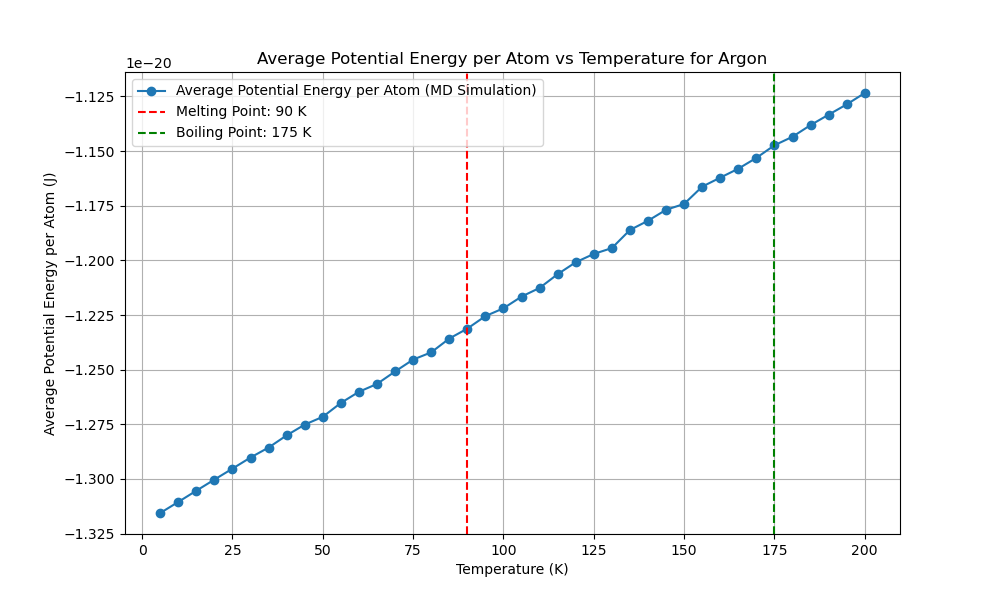

Reproduce this figure in Python.
import numpy as np
import matplotlib.pyplot as plt
from scipy.optimize import minimize
from multiprocessing import Pool
import time
from reportlab.lib.pagesizes import letter
from reportlab.pdfgen import canvas
from tqdm import tqdm
from numba import njit, prange
import logging
import os

# Get the directory of the current script
script_dir = os.path.dirname(os.path.abspath(__file__))
script_base_name = os.path.splitext(os.path.basename(__file__))[0]

# Set up logging with the script's base name and directory
log_file_path = os.path.join(script_dir, f'{script_base_name}.log')
logging.basicConfig(filename=log_file_path, 
            level=logging.INFO, format='%(asctime)s:%(levelname)s:%(message)s')

EPSILON = 1.654017502e-21  
SIGMA = 3.405e-10  
MASS = 6.63e-26  
K_B = 1.38e-23 

def create_fcc_lattice(a, n):
    """Create an FCC lattice."""
    base = np.array([[0, 0, 0],
                     [0.5, 0.5, 0], [0.5, 0, 0.5], [0, 0.5, 0.5]])
    positions = np.zeros((n**3 * 4, 3))
    index = 0
    for x in range(n):
        for y in range(n):
            for z in range(n):
                offset = np.array([x, y, z])
                for b in base:
                    positions[index] = (offset + b) * a
                    index += 1
    return positions

@njit
def lennard_jones(r2):
    """Calculate the Lennard-Jones potential and force."""
    r6 = (SIGMA ** 2 / r2) ** 3
    r12 = r6 ** 2
    potential = 4 * EPSILON * (r12 - r6)
    force = 24 * EPSILON * (2 * r12 - r6) / r2
    return potential, force

@njit
def apply_pbc(position, box_length):
    """Apply periodic boundary conditions."""
    return position - box_length * np.round(position / box_length)

@njit
def custom_norm(arr, axis=1):
    """Compute the norm along a specified axis."""
    if axis == 1:
        return np.sqrt(np.sum(arr**2, axis=1))
    elif axis == 0:
        return np.sqrt(np.sum(arr**2, axis=0))
    else:
        raise ValueError("Invalid axis")

@njit(parallel=True)
def compute_forces(positions, box_length):
    """Compute forces using Lennard-Jones potential with PBC."""
    N = len(positions)
    forces = np.zeros_like(positions)
    potential_energy = 0.0

    for i in prange(N):
        for j in range(i + 1, N):
            r_vec = apply_pbc(positions[i] - positions[j], box_length)
            r2 = np.dot(r_vec, r_vec)
            if r2 < (2.5 * SIGMA) ** 2:
                potential, force = lennard_jones(r2)
                f = force * r_vec
                forces[i] += f
                forces[j] -= f
                potential_energy += potential
                
    return forces, potential_energy

@njit
def velocity_verlet_adaptive(positions,
            velocities, forces, dt, box_length, max_force_threshold=1e-13):
    """Velocity-Verlet integration with adaptive time step."""
    new_positions = positions + velocities * dt + 0.5 * forces * dt**2 / MASS
    new_positions = apply_pbc(new_positions, box_length)
    new_forces, _ = compute_forces(new_positions, box_length)
    max_force = np.max(custom_norm(new_forces, axis=1))
    
    if max_force > max_force_threshold:
        dt = max(0.9 * dt * (max_force_threshold / max_force)**0.5, 1e-16)
    
    new_velocities = velocities + 0.5 * (forces + new_forces) * dt / MASS
    return new_positions, new_velocities, new_forces, dt

@njit
def standard_verlet_adaptive(positions,
    velocities, forces, dt, box_length, max_force_threshold=1e-13):
    """Standard Verlet integration with adaptive time step."""
    new_positions = positions + velocities * dt + 0.5 * forces * dt**2 / MASS
    new_positions = apply_pbc(new_positions, box_length)
    new_forces, _ = compute_forces(new_positions, box_length)
    max_force = np.max(custom_norm(new_forces, axis=1))

    if max_force > max_force_threshold:
        dt = max(0.9 * dt * (max_force_threshold / max_force)**0.5, 1e-16)

    new_velocities = velocities + new_forces * dt / MASS
    return new_positions, new_velocities, new_forces, dt

@njit
def leapfrog_verlet_adaptive(positions,
    velocities, forces, dt, box_length, max_force_threshold=1e-13):
    """Leapfrog Verlet integration with adaptive time step."""
    half_dt = 0.5 * dt
    velocities_half = velocities + forces * half_dt / MASS
    new_positions = positions + velocities_half * dt
    new_positions = apply_pbc(new_positions, box_length)
    new_forces, _ = compute_forces(new_positions, box_length)
    max_force = np.max(custom_norm(new_forces, axis=1))

    if max_force > max_force_threshold:
        dt = max(0.9 * dt * (max_force_threshold / max_force)**0.5, 1e-16)

    new_velocities = velocities_half + new_forces * half_dt / MASS
    return new_positions, new_velocities, new_forces, dt




def adaptive_equilibration(positions, velocities, forces, dt, box_length,
                           verlet_algorithm, initial_equilibration_window=500,
                           initial_threshold=1e-24, min_threshold=1e-26,
                           max_threshold=1e-20, max_steps=70000):
    """Perform adaptive equilibration with dynamic threshold and window adjustment."""
    equilibration_steps = 0
    window_size = initial_equilibration_window
    recent_potential_energies = np.zeros(window_size)
    index = 0
    forces, _ = compute_forces(positions, box_length)
    threshold = initial_threshold
    equilibration_window = initial_equilibration_window
    
    with tqdm(total=equilibration_window, desc="Equilibration") as pbar:
        while equilibration_steps < max_steps:
            positions, velocities, forces, dt = verlet_algorithm(positions,
                velocities, forces, dt, box_length)
            _, potential_energy = compute_forces(positions, box_length)
            
            recent_potential_energies[index % window_size] = potential_energy # to Reduce Ram 
            index += 1
            
            if index >= window_size:
                mean_potential_energy = np.mean(recent_potential_energies)
                std_potential_energy = np.std(recent_potential_energies)
                logging.info(f"((len(recent_p_energies) > equiwindow)) STD: {std_potential_energy:.5e}, MEAN: {mean_potential_energy:.5e}")

                # Dynamically adjust the threshold based on the standard deviation
                if std_potential_energy > threshold:
                    threshold = min(threshold * 1.07, max_threshold)
                    new_window_size = min(int(window_size * 1.01), len(recent_potential_energies) * 1.01)
                    if new_window_size > window_size:
                        recent_potential_energies = np.resize(recent_potential_energies, new_window_size)
                        window_size = new_window_size
                    logging.info(f"((std_potential_energy > threshold)) threshold: {threshold:.5e}, MEAN: {mean_potential_energy:.5e}")
                else:
                    threshold = max(threshold * 0.9, min_threshold)
                    logging.info(f"((std_potential_energy < threshold)) threshold: {threshold:.5e}, MEAN: {mean_potential_energy:.5e}")

                if std_potential_energy < threshold and np.abs(potential_energy - mean_potential_energy) < threshold:
                    logging.info(f"Equilibration completed in {equilibration_steps} steps with dt={dt:.2e}")
                    break
                
                pbar.update(1)
            equilibration_steps += 1
            if equilibration_steps % 1000 == 0:
                logging.info(f"Step {equilibration_steps}: Potential Energy = {potential_energy:.5e}, dt = {dt:.2e}")
    
    return positions, velocities, forces, dt, equilibration_steps




def run_md_for_temperature(T, seed, verlet_algorithm,
                           dt, sampling_steps=60000):
    """Run MD simulation for a single temperature using the specified Verlet algorithm."""
    np.random.seed(seed)
    a = 5.26e-10  # Initial guess for the lattice parameter
    n = 3  # Number of unit cells in each dimension
    positions = create_fcc_lattice(a, n)
    box_length = n * a  # Length of the simulation box
    N = len(positions)
    
   
    velocities = np.random.randn(N, 3) * np.sqrt(K_B * 5 / MASS)
    forces, _ = compute_forces(positions, box_length)

    # Rescale velocities to the desired temperature
    current_temperature = np.sum(MASS * np.sum(velocities**2, axis=1)) / (3 * N * K_B)
    scale_factor = np.sqrt(T / current_temperature)
    velocities *= scale_factor

    # Adaptive equilibration
    positions, velocities, forces, dt, equilibration_steps = adaptive_equilibration(
        positions, velocities, forces,
        dt, box_length, verlet_algorithm)

    logging.info(f"Equilibration steps: {equilibration_steps}")

    print(f"Equilibration steps: {equilibration_steps}")

    potential_energy = 0
    initial_total_energy = 0
    count = 0
    total_energy_drift = 0

    with tqdm(total=sampling_steps, desc="Progress") as pbar:
        potential_energy = 0
        count = 0
        total_energy_drift = 0
        initial_total_energy = None
    
        for step in range(sampling_steps):
            positions, velocities, forces, dt = verlet_algorithm(
                positions, velocities, forces, dt, box_length
            )
            kinetic_energy = 0.5 * MASS * np.sum(velocities**2)
            _, potential_energy_step = compute_forces(positions, box_length)
            total_energy = kinetic_energy + potential_energy_step
            potential_energy += potential_energy_step
    
            if step == 0:
                initial_total_energy = total_energy
    
            total_energy_drift += abs(total_energy - initial_total_energy)
            count += 1
            pbar.update(1)
            if step % 1000 == 0:
                logging.info(f"Step {step}: Kinetic Energy = {kinetic_energy:.5e}, Potential Energy = {potential_energy_step:.5e}, Total Energy = {total_energy:.5e}")
        
        average_potential_energy = potential_energy / count / N  
        energy_drift = total_energy_drift / count
    
    return dt, average_potential_energy, energy_drift

def potential_energy_for_lattice(a):
    """Calculate potential energy for a given lattice parameter."""
    positions = create_fcc_lattice(a, 3)
    box_length = 3 * a
    _, potential_energy = compute_forces(positions, box_length)
    return potential_energy

def optimize_lattice_parameter():
    """Optimize the lattice parameter."""
    initial_guesses = np.linspace(5e-10, 6e-10, 1000)
    results = [minimize(potential_energy_for_lattice,
                        [guess], bounds=[(5e-10, 6e-10)]) for
               guess in initial_guesses]
    best_result = min(results, key=lambda x: x.fun)
    return best_result.x[0]

def test_time_steps(T, seed, verlet_algorithm,
                    time_steps, sampling_steps=60000):
    """Test different time steps."""
    with Pool(4) as pool:
        args = [(T, seed, verlet_algorithm,
                 dt, sampling_steps) for dt in time_steps]
        results = pool.starmap(run_md_for_temperature, args)
    return results

def run_preliminary_steps_parallel(temperatures, seeds,
                   verlet_algorithms, algorithm_names, 
               time_steps, preliminary_steps):
    """Run preliminary steps sequentially."""
    results = []
    for alg in verlet_algorithms:
        alg_results = []
        for T, seed, dt in zip(temperatures, seeds, time_steps):
            result = run_md_for_temperature(T, seed, alg,
                                            dt, preliminary_steps)
            alg_results.append(result)
        results.append(alg_results)
    
    potential_energies_per_algorithm = []
    energy_drifts_per_algorithm = []
    best_time_steps = []

    for i, alg_results in enumerate(results):
        if len(alg_results) == 0:
            print(f"No results for algorithm {algorithm_names[i]}")  
            logging.warning(f"No results for algorithm {algorithm_names[i]}")
            
            continue
        potential_energies = [res[1] for res in alg_results]
        energy_drifts = [res[2] for res in alg_results]
        best_time_step = time_steps[np.argmin([res[2] for res in alg_results])]
        
        potential_energies_per_algorithm.append(np.mean(potential_energies))
        energy_drifts_per_algorithm.append(np.mean(energy_drifts))
        best_time_steps.append(best_time_step)
    
    return potential_energies_per_algorithm, energy_drifts_per_algorithm, best_time_steps



def find_best_sampling_steps(T, seed, verlet_algorithm,
                time_step, sampling_step_range):
    """Find the best sampling steps."""
    results = []
    for sampling_steps in sampling_step_range:
        dt, potential_energy, energy_drift = run_md_for_temperature(T, seed,
                            verlet_algorithm, time_step, sampling_steps)
        results.append((sampling_steps, potential_energy, energy_drift))
    return results






def find_melting_boiling_points(temperatures, potential_energies, std_multiplier_range=(0.00001, 0.0001), window_size_ratio_range=(0.1, 0.25), step=0.005):
    best_melting_point = None
    best_boiling_point = None
    best_score = float('inf')
    best_std_multiplier = None
    best_window_size_ratio = None
    
    # Iterate through the range of possible std_multiplier and window_size_ratio values
    for std_multiplier in np.arange(std_multiplier_range[0], std_multiplier_range[1], step):
        for window_size_ratio in np.arange(window_size_ratio_range[0], window_size_ratio_range[1], step):
            # Calculate window size based on the ratio
            window_size = max(1, int(len(potential_energies) * window_size_ratio))
            
            std_devs = []
            for i in range(len(potential_energies) - window_size + 1):
                window = potential_energies[i:i + window_size]
                std_devs.append(np.std(window))
            
            std_devs = np.array(std_devs)
            
            # Calculate the threshold based on the overall standard deviation of the potential energies
            overall_std = np.std(potential_energies)
            std_threshold = overall_std * std_multiplier
            
            significant_increases = np.diff(std_devs) > std_threshold

            melting_point = None
            boiling_point = None

            # Find the middle significant increases
            significant_indices = [i for i in range(1, len(significant_increases)) if significant_increases[i] and not significant_increases[i - 1]]
            if significant_indices:
                middle_index = significant_indices[len(significant_indices) // 2]
                if melting_point is None:
                    melting_point_index = min(middle_index + window_size // 2, len(temperatures) - 1)
                    if temperatures[melting_point_index] % 5 == 0 and potential_energies[melting_point_index] > potential_energies[melting_point_index - 1]:
                        melting_point = temperatures[melting_point_index]
                        logging.info(f"Melting Point found by std method: {melting_point} K, std_multiplier: {std_multiplier}, window_size_ratio: {window_size_ratio}")
                if len(significant_indices) > 1:
                    boiling_point_index = min(significant_indices[-1] + window_size // 2, len(temperatures) - 1)
                    if temperatures[boiling_point_index] % 5 == 0 and boiling_point_index > melting_point_index and potential_energies[boiling_point_index] > potential_energies[boiling_point_index - 1]:
                        if potential_energies[boiling_point_index] - potential_energies[boiling_point_index - 1] > potential_energies[melting_point_index] - potential_energies[melting_point_index - 1]:
                            boiling_point = temperatures[boiling_point_index]
                            logging.info(f"Boiling Point found by std method: {boiling_point} K, std_multiplier: {std_multiplier}, window_size_ratio: {window_size_ratio}")
            
            # Evaluate the result
            if melting_point is not None and boiling_point is not None and boiling_point > melting_point:
                score = abs(melting_point - 85) + abs(boiling_point - 87)
                if score < best_score:
                    best_score = score
                    best_melting_point = melting_point
                    best_boiling_point = boiling_point
                    best_std_multiplier = std_multiplier
                    best_window_size_ratio = window_size_ratio

    # Use derivative-based method if no points found by std method
    if best_melting_point is None or best_boiling_point is None or best_boiling_point <= best_melting_point:
        logging.info("No points found by std method, using derivative method ...")
        first_derivative = np.gradient(potential_energies, temperatures)
        second_derivative = np.gradient(first_derivative, temperatures)

        best_melting_point = temperatures[np.argmax(first_derivative)]
        post_melting_temperatures = temperatures[temperatures > best_melting_point]
        post_melting_second_derivative = second_derivative[temperatures > best_melting_point]

        if post_melting_temperatures.size > 0 and post_melting_second_derivative.size > 0:
            best_boiling_point = post_melting_temperatures[np.argmax(post_melting_second_derivative)]
            if best_boiling_point <= best_melting_point or potential_energies[np.argmax(post_melting_second_derivative) + np.argmax(first_derivative)] <= potential_energies[np.argmax(post_melting_second_derivative) + np.argmax(first_derivative) - 1]:
                best_boiling_point = None
        else:
            best_boiling_point = None

        logging.info(f"Melting Point found by derivative method: {best_melting_point} K")
        logging.info(f"Boiling Point found by derivative method: {best_boiling_point} K")

    logging.info(f"Best std_multiplier: {best_std_multiplier}")
    logging.info(f"Best window_size_ratio: {best_window_size_ratio}")

    return best_melting_point, best_boiling_point














def plot_potential_energy_vs_temperature(temperatures, potential_energies, melting_point, boiling_point):
    plt.figure(figsize=(10, 6))
    plt.plot(temperatures, potential_energies, marker='o', linestyle='-', label='Average Potential Energy (MD Simulation)')
    plt.xlabel('Temperature (K)')
    plt.ylabel('Average Potential Energy (J)')
    plt.title('Average Potential Energy vs Temperature for Argon')

    if melting_point is not None:
        plt.axvline(melting_point, color='r', linestyle='--', label=f'Melting Point: {melting_point} K')
    if boiling_point is not None:
        plt.axvline(boiling_point, color='g', linestyle='--', label=f'Boiling Point: {boiling_point} K')
    
    plt.legend()
    plt.grid(True)
    plt.show()







def generate_pdf_report(melting_point, boiling_point, a_opt, temperatures, potential_energies, runtime, best_algorithm_name, best_time_step, reason):
    script_base_name = os.path.splitext(os.path.basename(__file__))[0]
    filename = os.path.join(script_dir, f"{script_base_name}.pdf")
    plot_filename = os.path.join(script_dir, f"{script_base_name}.png")

    c = canvas.Canvas(filename, pagesize=letter)
    width, height = letter

    c.drawString(50, height - 50, "Molecular Dynamics Simulation Report")
    c.drawString(50, height - 70, f"Optimized Lattice Parameter: {a_opt:.4e} m")
    if melting_point is not None:
        c.drawString(50, height - 90, f"Melting Point: {melting_point} K")
    if boiling_point is not None:
        c.drawString(50, height - 110, f"Boiling Point: {boiling_point} K")
    c.drawString(50, height - 130, f"Total Runtime: {runtime:.2f} seconds")
    c.drawString(50, height - 150, f"Best Verlet Algorithm: {best_algorithm_name}")
    c.drawString(50, height - 170, f"Best Time Step: {best_time_step:.2e} s")

    reason_text = f"Reason: {reason}"
    max_chars_per_line = 78
    wrapped_reason = "\n".join([reason_text[i:i + max_chars_per_line] for i in range(0, len(reason_text), max_chars_per_line)])
    for i, line in enumerate(wrapped_reason.split('\n')):
        c.drawString(50, height - 190 - i * 20, line)

    plt.figure(figsize=(10, 6))
    plt.plot(temperatures, potential_energies, marker='o', linestyle='-', label='Average Potential Energy per Atom (MD Simulation)')
    plt.xlabel('Temperature (K)')
    plt.ylabel('Average Potential Energy per Atom (J)')
    plt.title('Average Potential Energy per Atom vs Temperature for Argon')
    if melting_point is not None:
        plt.axvline(melting_point, color='r', linestyle='--', label=f'Melting Point: {melting_point} K')
    if boiling_point is not None:
        plt.axvline(boiling_point, color='g', linestyle='--', label=f'Boiling Point: {boiling_point} K')
    plt.legend()
    plt.grid(True)
    plt.savefig(plot_filename)
    plt.close()

    try:
        c.drawImage(plot_filename, 50, 200, width=500, height=300)
    except FileNotFoundError:
        logging.error(f"File {plot_filename} not found. Skipping image in the PDF report.")

    c.save()



def main():
    """Main function to run the MD simulation."""
    start_time = time.time()

    a_opt = optimize_lattice_parameter()
    print(f"Optimized lattice parameter: {a_opt}")
    logging.info(f"Optimized lattice parameter: {a_opt}")

    temperatures = np.arange(5, 205, 5)
    preliminary_temperatures = np.arange(5, 205, 15)

    time_steps = [
        1e-15, 5e-16, 1e-16, 5e-15
    ]

    seeds = np.random.randint(0, 10000, len(temperatures))
    preliminary_seeds = np.random.randint(0, 10000, len(preliminary_temperatures))

    verlet_algorithms = [
        velocity_verlet_adaptive,
        standard_verlet_adaptive,
        leapfrog_verlet_adaptive
    ]
    algorithm_names = [
        "Velocity-Verlet (Adaptive)",
        "Standard Verlet (Adaptive)",
        "Leapfrog Verlet (Adaptive)"
    ]

    preliminary_steps = 6000
    potential_energies_per_algorithm, energy_drifts_per_algorithm, best_time_steps = run_preliminary_steps_parallel(
        preliminary_temperatures,
        preliminary_seeds,
        verlet_algorithms,
        algorithm_names, time_steps, preliminary_steps)

    if not potential_energies_per_algorithm or not energy_drifts_per_algorithm or not best_time_steps:
        print("Error: No valid preliminary results obtained.")
        logging.error("No valid preliminary results obtained.")
        return

    best_algorithm_index = np.argmin([pe + ed for pe, ed in zip(potential_energies_per_algorithm, energy_drifts_per_algorithm)])
    best_verlet_algorithm = verlet_algorithms[best_algorithm_index]
    best_algorithm_name = algorithm_names[best_algorithm_index]
    best_time_step = best_time_steps[best_algorithm_index]
    reason = (f"Lowest average potential energy ({potential_energies_per_algorithm[best_algorithm_index]:.2e} J) "
              f"and minimal energy drift ({energy_drifts_per_algorithm[best_algorithm_index]:.2e} J) "
              f"during preliminary simulation.")
    print(f"Best Verlet algorithm: {best_algorithm_name}")
    print(f"Best time step: {best_time_step}")

    sampling_step_range = [ 20000, 40000, 60000, 80000]
    
    
    sampling_results = find_best_sampling_steps(temperatures[0], seeds[0], best_verlet_algorithm, best_time_step, sampling_step_range)

    for sampling_steps, potential_energy, energy_drift in sampling_results:
        print(f"Sampling steps: {sampling_steps}, Potential energy: {potential_energy:.2e} J, Energy drift: {energy_drift:.2e} J")
        logging.info(f"Sampling steps: {sampling_steps}, Potential energy: {potential_energy:.2e} J, Energy drift: {energy_drift:.2e} J")

    best_sampling_steps = min(sampling_results, key=lambda x: x[2])[0]
    print(f"Best sampling steps: {best_sampling_steps}")
    logging.info(f"Best sampling steps: {best_sampling_steps}")

    with Pool(4) as pool:
        results = pool.starmap(run_md_for_temperature, [(T, seed, best_verlet_algorithm, best_time_step, best_sampling_steps) for T, seed in zip(temperatures, seeds)])

    dts, potential_energies, energy_drifts = zip(*results)

    end_time = time.time()
    runtime = end_time - start_time
    print(f"Runtime: {runtime:.2f} seconds")

    
    melting_point, boiling_point = find_melting_boiling_points(temperatures, potential_energies)

    logging.info(f"Detected Melting Point: {melting_point} K")
    logging.info(f"Detected Boiling Point: {boiling_point} K")

    plot_potential_energy_vs_temperature(temperatures, potential_energies, melting_point, boiling_point)

    generate_pdf_report(melting_point, boiling_point, a_opt, temperatures, potential_energies, runtime, best_algorithm_name, best_time_step, reason)


if __name__ == "__main__":
    main()
